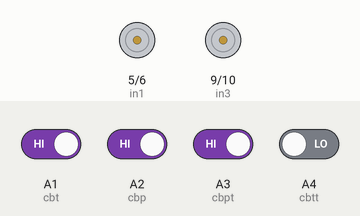
This sketch was run on a simulated Arduino Uno, built with avr-gcc and run on an emulated ATmega328P. Parts: motor-driver pin pairs drawn as motors (green arrow = first pin HIGH = forward, orange = second pin HIGH = backward, longer = more drive, scaled by the enable pin). Inputs (shaded band) come from the test bench; at power-on: A1 (cbt), A2 (cbp), A3 (cbpt) HIGH, A4 (cbtt) LOW. What the sketch prints to the serial monitor is not drawn.

Above: at 2.7 s.
2.8 s: A1 (cbt) driven LOW
At 3.2 s:
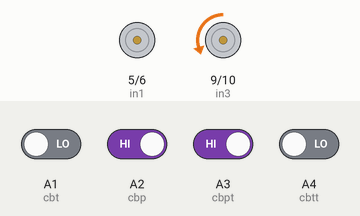
4.3 s: A2 (cbp) driven LOW
At 5.5 s:
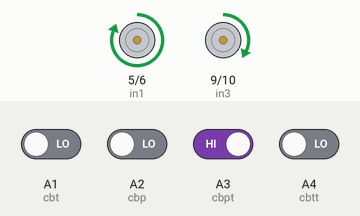
5.8 s: A3 (cbpt) driven LOW
At 6.7 s:
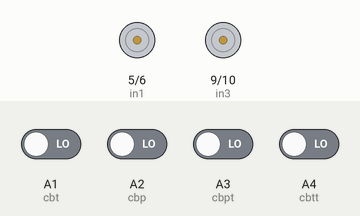
7.3 s: A1 (cbt) driven HIGH
At 7.8 s:
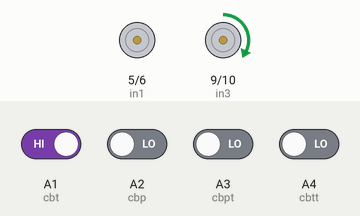
Timing chart, 0 to 9.8 s (numbered marks = the images above; inputs shaded):
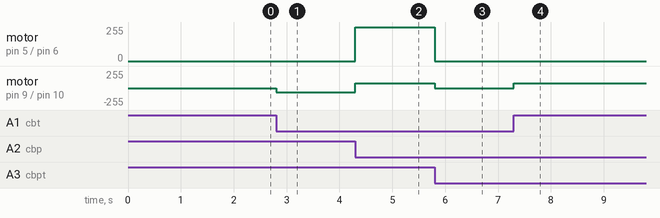

The sketch:

chay.ino
```cpp
int cbt=A1;
int cbp=A2;
int cbtt=A4;
int cbpt=A3;

int enA= 2;
int in1 = 5;
int in2 = 6;
int in3 = 9;
int in4 = 10;
int enB = 3;
int maxspeed=30;
int gtcbt;
int gtcbp;
int gtcbtt;
int gtcbpt;

void dithang();
void dithangg();
void disangtrai();
void disangphai();
void dilui();
void dunglai();
void setup(){
  pinMode(cbt,INPUT);
  pinMode(cbp,INPUT);
  pinMode(cbtt,INPUT);
  pinMode(cbpt,INPUT);
  pinMode(in1,OUTPUT);
  pinMode(in2,OUTPUT);
  pinMode(in3,OUTPUT);
  pinMode(in4,OUTPUT);
  pinMode(enA, OUTPUT);
  pinMode(enB, OUTPUT);
  digitalWrite(in1, LOW);
  digitalWrite(in2, LOW);
  digitalWrite(in3, LOW);
  digitalWrite(in4, LOW);
  digitalWrite(enA, LOW);
  digitalWrite(enB, LOW);
  Serial.begin(9600);
  delay(500);
  Serial.println("Started !!");
  delay(1000);
}
void loop()
{
  gtcbt=digitalRead(cbt);
  gtcbp=digitalRead(cbp);
  gtcbtt=digitalRead(cbtt);
  gtcbpt=digitalRead(cbpt);

  if(gtcbt == 0 && gtcbtt== 1 && gtcbpt== 0 && gtcbp==0)
  {
    dithang();
  }
  else if(gtcbt == 0 && gtcbtt==0 && gtcbpt==1 && gtcbp==0)
  {
    dithang();
  }
  else if(gtcbt == 0 && gtcbtt==1 && gtcbpt==1 && gtcbp==0)
  {
    dithang();
  }
  else if(gtcbt == 1 && gtcbtt==0 && gtcbpt==0 && gtcbp==0)
  {
    disangphai();
  }
  else if(gtcbt == 1 && gtcbtt == 1 && gtcbpt==0 && gtcbp==0)
  {
    disangphai();
  }
  else if( gtcbt==0 && gtcbtt==0 && gtcbpt==0 && gtcbp==1)
  {
    disangtrai();
    }
  else if( gtcbt==0 && gtcbtt==0 && gtcbpt==1 && gtcbp==1)
  {
    disangtrai();
    }
  else if( gtcbt==0 && gtcbtt==0 && gtcbpt==0 && gtcbp==0)
  {
    dunglai();
    }
    else if( gtcbt==1 && gtcbtt==1 && gtcbpt==1 && gtcbp==1)
    {
      dunglai();
      }
}
void dithang()
{
  analogWrite(enA,150);
  analogWrite(enB, 70);
  digitalWrite(in1, 1);
  digitalWrite(in2,0);
  digitalWrite(in3,1);
  digitalWrite(in4,0);
}
void dithangg()
{
  analogWrite(enA, 130);
  analogWrite(enB,130);
  digitalWrite(in1,1);
  digitalWrite(in2,0);
  digitalWrite(in3,1);
  digitalWrite(in4,0);

}
void dunglai(){
  analogWrite(enA, 0);
  analogWrite(enB, 0);
  digitalWrite(in1, 0);
  digitalWrite(in2, 0);
  digitalWrite(in3, 0);
  digitalWrite(in4, 0);
  }
void disangphai()
{
  analogWrite(enA, 60);
  analogWrite(enB, 70);
  digitalWrite(in1, 0);
  digitalWrite(in2, 1);
  digitalWrite(in3, 1);
  digitalWrite(in4, 0);
}
void disangtrai()
{
  analogWrite(enA, 70);
  analogWrite(enB, 60);
  digitalWrite(in1, 1);
  digitalWrite(in2, 0);
  digitalWrite(in3, 0);
  digitalWrite(in4, 1);
}
void dilui()
{
  analogWrite(enA, 70);
  analogWrite(enB, 70);
  digitalWrite(in1, 0);
  digitalWrite(in2, 1);
  digitalWrite(in3, 0);
  digitalWrite(in4, 1);
}
void xoay()
{
  analogWrite(enA, 80);
  analogWrite(enB, 80);
  digitalWrite(in1, 0);
  digitalWrite(in2, 1);
  digitalWrite(in3, 1);
  digitalWrite(in4, 0);
}
```

Measured:
- after the input at 2.8 s, motor on pin 9 (in3) / pin 10 (in4): stopped → backward 60/255 at once
- after the input at 4.3 s, motor on pin 5 (in1) / pin 6 (in2): stopped → forward 255/255 at once; motor on pin 9 (in3) / pin 10 (in4): backward 60/255 → forward 70/255 at once
- after the input at 5.8 s, motor on pin 5 (in1) / pin 6 (in2): forward 255/255 → stopped at once; motor on pin 9 (in3) / pin 10 (in4): forward 70/255 → stopped at once
- after the input at 7.3 s, motor on pin 9 (in3) / pin 10 (in4): stopped → forward 70/255 at once
